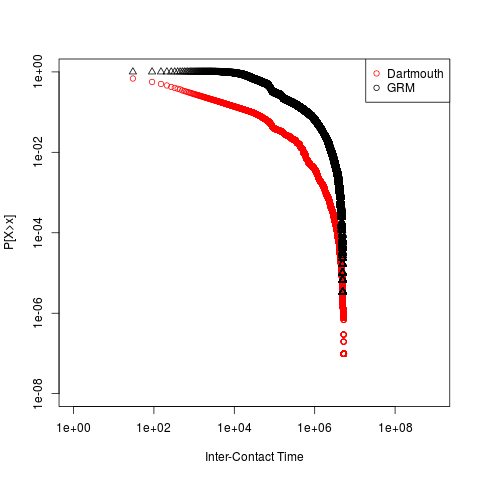

Write R code to recreate this figure.

bla = read.csv("ict.csv", head = F) 
kkk = hist(bla$V1,breaks=seq(0,max(bla$V1)+60,by=60))
a3 = 1-cumsum(kkk$counts/sum(kkk$counts))

bla2 = read.csv("ict_real.csv", head = F) 
kkk2 = hist(bla2$V1,breaks=seq(0,max(bla2$V1)+60,by=60))
a4 = 1-cumsum(kkk2$counts/sum(kkk2$counts))


png("pl_fit.png")
plot(kkk2$mids,a4,log="xy",xlab="Inter-Contact Time",col="red",ylab="P[X>x]",xlim = c(1,1000000000),ylim=c(0.00000001,1))
points(kkk$mids,a3,pch=2)
legend("topright", c("Dartmouth","GRM"),col = c("red","black"), pch=c(1,1))
dev.off()
